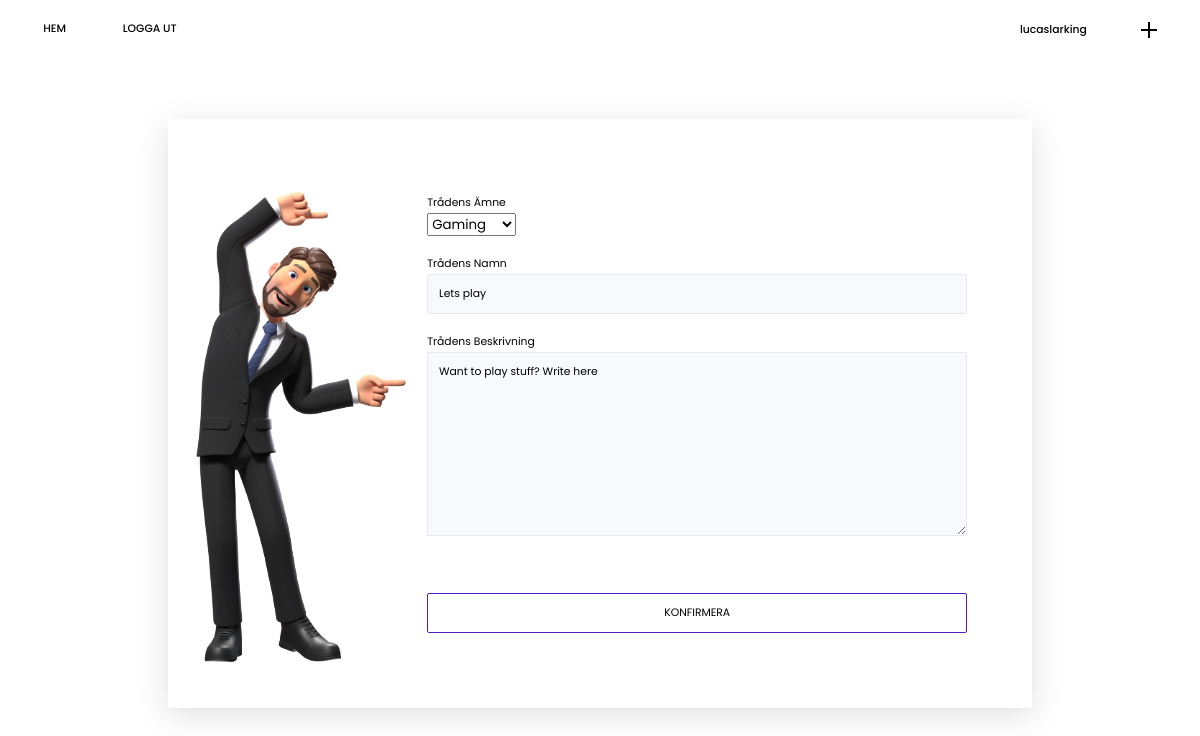
The page /update-room/7 (signed in) on the database as committed earlier.
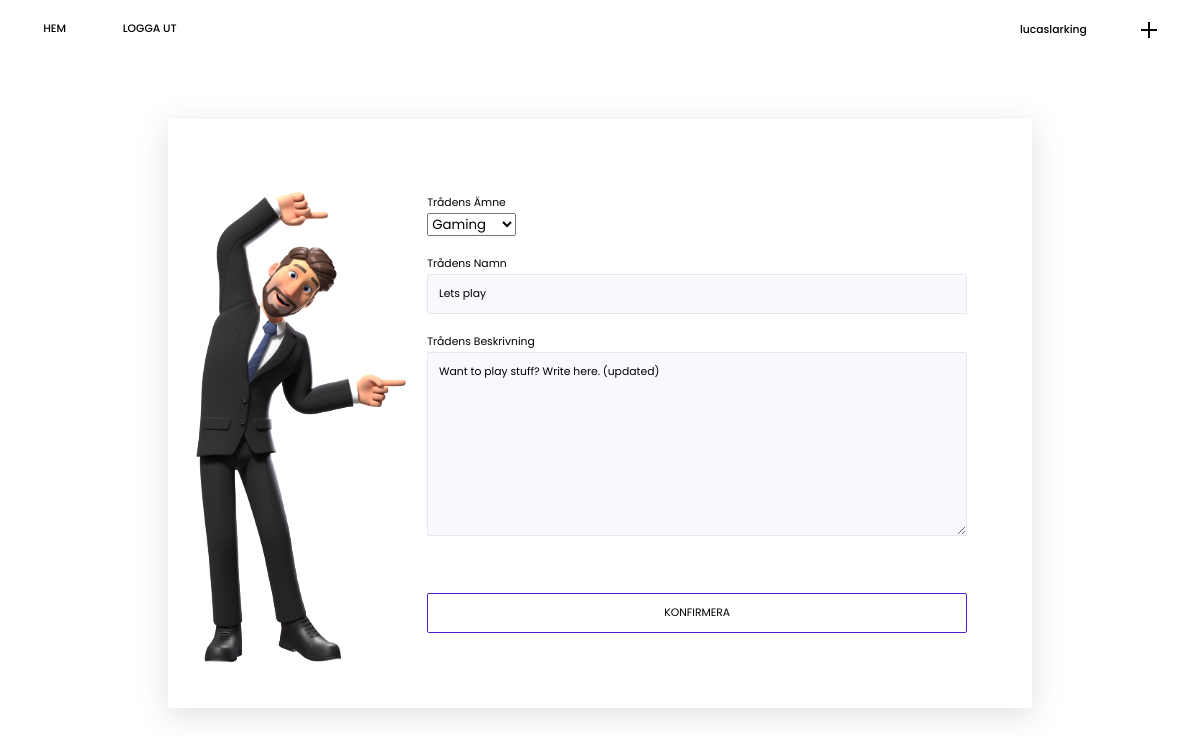
The same page on the database as committed later.
### base/models.py (models this page shows, shortened)
class Room(models.Model):
    host = models.ForeignKey(User, on_delete=models.SET_NULL, null=True)
    topic = models.ForeignKey(
        Topic, on_delete=models.SET_NULL, null=True, blank=True)
    name = models.CharField(max_length=200, blank=True, null=True)
    description = models.TextField(null=True, blank=True)
    updated = models.DateTimeField(auto_now=True)
    created = models.DateTimeField(auto_now_add=True)
    class Meta:
        ordering = ['-updated', '-created']

### base/views.py (the view)
# urls.py: path('update-room/<str:pk>', views.updateRoom, name="update-room"),
@login_required(login_url='login')
def updateRoom(request, pk):
    room = Room.objects.get(id=pk)  # Get room data with pk submited
    form = RoomForm(instance=room)  # load data in form
    if request.user != room.host:  # Meddela om man inte äger tråden man försöker ändra
        return HttpResponse('Du äger inte denna tråd')
    if request.method == 'POST':  # when form is submited check validation
        form = RoomForm(request.POST, instance=room)
        if form.is_valid():
            form.save()  # override old form
            return redirect('home')  # send user home
    context = {'form': form}
    return render(request, 'base/room_form.html', context)

### base/forms.py
class RoomForm(ModelForm):
    class Meta:
        model = Room
        exclude = ['host']  # SÄTT HOST AUTOMATISKT
        required = False
        labels = {
            'topic': 'Trådens Ämne',
            'name': 'Trådens Namn',
            'description': 'Trådens Beskrivning',
        }
    def __init__(self, *args, **kwargs):
        super(RoomForm, self).__init__(*args, **kwargs)
        self.fields['name'].widget.attrs\
            .update({
                'placeholder': 'T.ex "Vilken är den bästa fotbollspelaren?"',
                'class': 'inputName',
                'blank': 'True',
            })
        self.fields['name'].required = False
        self.fields['description'].widget.attrs\
            .update({
                'placeholder': 'T.ex "Här diskuteras vilken den bästa fotbollsspelaren i klubbfotboll är idag!"',
                'class': 'inputDescription',
                'blank': 'True',
            })
        self.fields['description'].required = False

### base/models.py (called while the page is built)
    def __str__(self):
        return self.name

### base/templates/base/room_form.html (shortened to what this page needs)
{% extends 'main.html' %}
{% block content %}
{% load static %}
<div class="createRoomPage">
    <div class="create">
        <div class="left">
            <img src="{% static 'images/mancreate.png' %}" alt="">
        </div>
        <div class="right">
            <form method="POST" action="">
                {% for field in form %}
                <div>
                    <label>{{ field.label }}</label>
                    {{ field }}
                </div>
                {% endfor %}
                <input class="submit" type="submit" value="KONFIRMERA">
            </form>
        </div>
    </div>
</div>
{% endblock content%}

Rows that differ between the two databases and show on the page:
changed Room "Gaming": description "Want to play stuff? Write here" → "Want to play stuff? Write here. (updated)"
